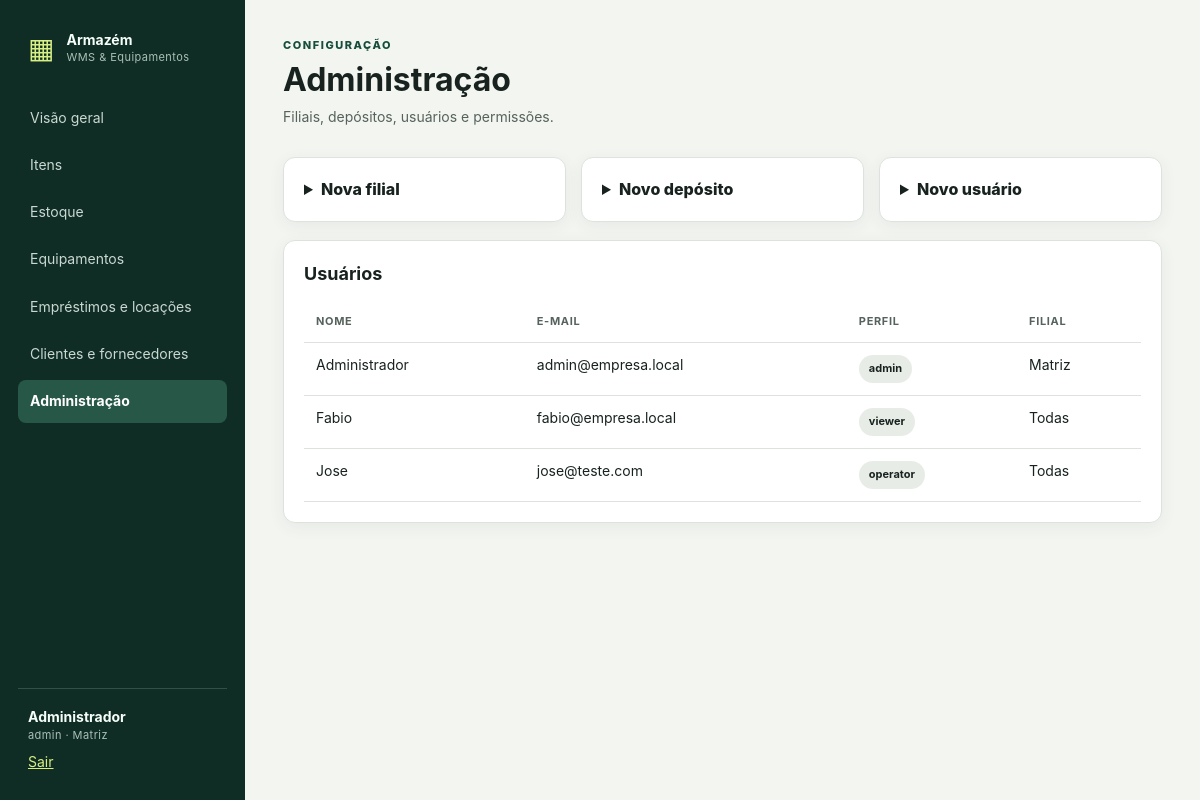
The page /admin (signed in) on the database its author committed.
### models.py (models this page shows, shortened)
class User(UserMixin, db.Model):
    __tablename__ = "users"
    id = db.Column(db.Integer, primary_key=True)
    name = db.Column(db.String(120), nullable=False)
    email = db.Column(db.String(180), unique=True, nullable=False)
    password_hash = db.Column(db.String(255), nullable=False)
    role = db.Column(db.String(20), default="operator", nullable=False)
    branch_id = db.Column(db.Integer, db.ForeignKey("branches.id"))
    active = db.Column(db.Boolean, default=True, nullable=False)
    branch = db.relationship("Branch")
    def can(self, *roles): return self.role in roles

class Branch(db.Model):
    __tablename__ = "branches"
    id = db.Column(db.Integer, primary_key=True)
    code = db.Column(db.String(20), unique=True, nullable=False)
    name = db.Column(db.String(120), nullable=False)
    active = db.Column(db.Boolean, default=True, nullable=False)

### app.py (the view, shortened to what this page needs)
    @app.route("/admin", methods=["GET", "POST"])
    @login_required
    @roles("admin")
    def admin():
        return render_template("admin.html", branches=Branch.query.order_by(Branch.code).all(), warehouses=Warehouse.query.order_by(Warehouse.code).all(), users=User.query.order_by(User.name).all())

### templates/admin.html (shortened to what this page needs)
{% extends 'base.html' %}{% block content %}<header><div><small>CONFIGURAÇÃO</small><h1>Administração</h1><p>Filiais, depósitos, usuários e permissões.</p></div></header><section class="cards"><details class="panel form-panel"><summary>Nova filial</summary></details><details class="panel form-panel"><summary>Novo depósito</summary></details><details class="panel form-panel"><summary>Novo usuário</summary></details></section><section class="panel"><h2>Usuários</h2><div class="table-scroll" role="region" tabindex="0" aria-label="Tabela de usuários"><table><thead><tr><th>Nome</th><th>E-mail</th><th>Perfil</th><th>Filial</th></tr></thead><tbody>{% for u in users %}<tr><td>{{u.name}}</td><td>{{u.email}}</td><td><span class="badge">{{u.role}}</span></td><td>{{u.branch.name if u.branch else 'Todas'}}</td></tr>{% endfor %}</tbody></table></div></section>{% endblock %}

### templates/base.html (shortened to what this page needs)
<!doctype html>
<html lang="pt-BR">
<head>
<link rel="stylesheet" href="{{ url_for('static', filename='style.css') }}">
</head>
<body>
{% if current_user.is_authenticated %}
<aside aria-label="Painel lateral">
  <div class="brand"><span aria-hidden="true">▦</span><div><b>Armazém</b><small>WMS & Equipamentos</small></div></div>
  <nav aria-label="Navegação principal">
    <a href="{{ url_for('dashboard') }}" {% if request.endpoint == 'dashboard' %}aria-current="page"{% endif %}>Visão geral</a>
    <a href="{{ url_for('items') }}" {% if request.endpoint in ['items','item_condition'] %}aria-current="page"{% endif %}>Itens</a>
    <a href="{{ url_for('stock') }}" {% if request.endpoint == 'stock' %}aria-current="page"{% endif %}>Estoque</a>
    <a href="{{ url_for('assets') }}" {% if request.endpoint in ['assets','asset_detail','asset_condition','asset_release','asset_photo','asset_qr'] %}aria-current="page"{% endif %}>Equipamentos</a>
    <a href="{{ url_for('loans') }}" {% if request.endpoint in ['loans','loan_action','loan_term'] %}aria-current="page"{% endif %}>Empréstimos e locações</a>
    <a href="{{ url_for('parties') }}" {% if request.endpoint == 'parties' %}aria-current="page"{% endif %}>Clientes e fornecedores</a>
    {% if current_user.role == 'admin' %}<a href="{{ url_for('admin') }}" {% if request.endpoint == 'admin' %}aria-current="page"{% endif %}>Administração</a>{% endif %}
  </nav>
  <div class="account"><b>{{ current_user.name }}</b><small>{{ current_user.role }} · {{ current_user.branch.name if current_user.branch else 'Todas' }}</small><a href="{{ url_for('logout') }}">Sair</a></div>
</aside>
{% endif %}
<main id="conteudo-principal" tabindex="-1" class="{% if not current_user.is_authenticated %}full{% endif %}">
  {% block content %}{% endblock %}
</main>
</body>
</html>

### static/style.css (style rules this page uses)
:root { --ink:#18231f;--muted:#56625c;--bg:#f3f5f1;--panel:#fff;--brand:#164e3b;--accent:#d8ef83;--line:#dde3dc;--danger:#a43c3c;--amber:#8a5b0d }
* { box-sizing:border-box }
body { margin:0;background:var(--bg);color:var(--ink);font:14px/1.45 Inter,Segoe UI,Arial,sans-serif }
aside { position:fixed;inset:0 auto 0 0;width:245px;background:#102d25;color:#f5fff9;padding:28px 18px;display:flex;flex-direction:column }
.brand { display:flex;gap:12px;align-items:center;padding:0 10px 28px }
.brand>span { font-size:28px;color:var(--accent) }
.brand div,.account { display:flex;flex-direction:column }
.brand small,.account small { color:#a9c0b7 }
nav { display:grid;gap:5px }
nav a { color:#c9d8d2;text-decoration:none;padding:11px 12px;border-radius:8px }
.account { margin-top:auto;border-top:1px solid #315047;padding:18px 10px 0 }
.account a { color:var(--accent);margin-top:8px }
main { margin-left:245px;padding:38px;max-width:1500px }
header { display:flex;justify-content:space-between;align-items:flex-start;margin-bottom:25px }
h1 { font-size:32px;margin:3px 0 }
h2 { font-size:18px }
p { color:var(--muted);margin:4px 0 }
small { display:block;color:var(--muted);font-size:11px;letter-spacing:.04em }
header>div>small { color:var(--brand);font-weight:800;letter-spacing:.14em }
.date,.badge { display:inline-block;padding:6px 10px;border-radius:100px;background:#e8ece7;font-size:11px;font-weight:700 }
.metrics article,.panel,.asset-card { background:var(--panel);border:1px solid var(--line);border-radius:12px;box-shadow:0 4px 16px #243b3210 }
.panel { padding:20px;margin-bottom:18px;overflow:auto }
.panel h2 { margin-top:0 }
details summary { cursor:pointer;font-weight:800;font-size:16px }
table { width:100%;border-collapse:collapse }
th { text-align:left;color:var(--muted);font-size:11px;text-transform:uppercase;letter-spacing:.06em }
td,th { padding:12px;border-bottom:1px solid var(--line);vertical-align:top }
.cards { display:grid;grid-template-columns:repeat(3,1fr);gap:15px }
.table-scroll { overflow-x:auto;max-width:100% }
nav a[aria-current="page"] { background:#275847;color:#fff;font-weight:700 }
header { flex-wrap:wrap;gap:14px }
header>div { min-width:0;overflow-wrap:anywhere }
.panel { max-width:100% }
.table-scroll { overflow-x:auto;max-width:100%;overscroll-behavior-x:contain }
nav a { overflow-wrap:anywhere }

### rows shown on the page
User: name "Administrador", role "admin", email "admin@empresa.local", branch "Matriz"
Branch: branch "Matriz"
User: name "Fabio", email "fabio@empresa.local", role "viewer", branch "Todas"
User: name "Jose", email "jose@teste.com", role "operator", branch "Todas"
